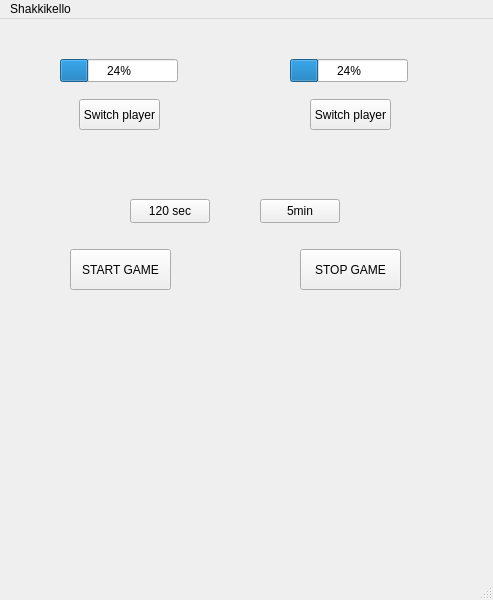
<?xml version="1.0" encoding="UTF-8"?>
<ui version="4.0">
 <class>MainWindow</class>
 <widget class="QMainWindow" name="MainWindow">
  <property name="geometry">
   <rect>
    <x>0</x>
    <y>0</y>
    <width>493</width>
    <height>600</height>
   </rect>
  </property>
  <property name="windowTitle">
   <string>MainWindow</string>
  </property>
  <widget class="QWidget" name="centralwidget">
   <widget class="QProgressBar" name="progressBar">
    <property name="geometry">
     <rect>
      <x>60</x>
      <y>40</y>
      <width>118</width>
      <height>23</height>
     </rect>
    </property>
    <property name="value">
     <number>24</number>
    </property>
   </widget>
   <widget class="QProgressBar" name="progressBar_2">
    <property name="geometry">
     <rect>
      <x>290</x>
      <y>40</y>
      <width>118</width>
      <height>23</height>
     </rect>
    </property>
    <property name="value">
     <number>24</number>
    </property>
   </widget>
   <widget class="QLabel" name="label_2">
    <property name="geometry">
     <rect>
      <x>60</x>
      <y>140</y>
      <width>331</width>
      <height>20</height>
     </rect>
    </property>
    <property name="text">
     <string/>
    </property>
   </widget>
   <widget class="QPushButton" name="player1Switch">
    <property name="geometry">
     <rect>
      <x>79</x>
      <y>80</y>
      <width>81</width>
      <height>31</height>
     </rect>
    </property>
    <property name="text">
     <string>Switch player</string>
    </property>
   </widget>
   <widget class="QPushButton" name="player2Switch">
    <property name="geometry">
     <rect>
      <x>310</x>
      <y>80</y>
      <width>81</width>
      <height>31</height>
     </rect>
    </property>
    <property name="text">
     <string>Switch player</string>
    </property>
   </widget>
   <widget class="QPushButton" name="timer1Button">
    <property name="geometry">
     <rect>
      <x>130</x>
      <y>180</y>
      <width>80</width>
      <height>24</height>
     </rect>
    </property>
    <property name="text">
     <string>120 sec</string>
    </property>
   </widget>
   <widget class="QPushButton" name="timer2Button">
    <property name="geometry">
     <rect>
      <x>260</x>
      <y>180</y>
      <width>80</width>
      <height>24</height>
     </rect>
    </property>
    <property name="text">
     <string>5min</string>
    </property>
   </widget>
   <widget class="QPushButton" name="startButton">
    <property name="geometry">
     <rect>
      <x>70</x>
      <y>230</y>
      <width>101</width>
      <height>41</height>
     </rect>
    </property>
    <property name="text">
     <string>START GAME</string>
    </property>
   </widget>
   <widget class="QPushButton" name="stopButton">
    <property name="geometry">
     <rect>
      <x>300</x>
      <y>230</y>
      <width>101</width>
      <height>41</height>
     </rect>
    </property>
    <property name="text">
     <string>STOP GAME</string>
    </property>
   </widget>
  </widget>
  <widget class="QMenuBar" name="menubar">
   <property name="geometry">
    <rect>
     <x>0</x>
     <y>0</y>
     <width>493</width>
     <height>21</height>
    </rect>
   </property>
   <widget class="QMenu" name="menuShakkikello">
    <property name="title">
     <string>Shakkikello</string>
    </property>
   </widget>
   <addaction name="menuShakkikello"/>
  </widget>
  <widget class="QStatusBar" name="statusbar"/>
 </widget>
 <resources/>
 <connections/>
</ui>
